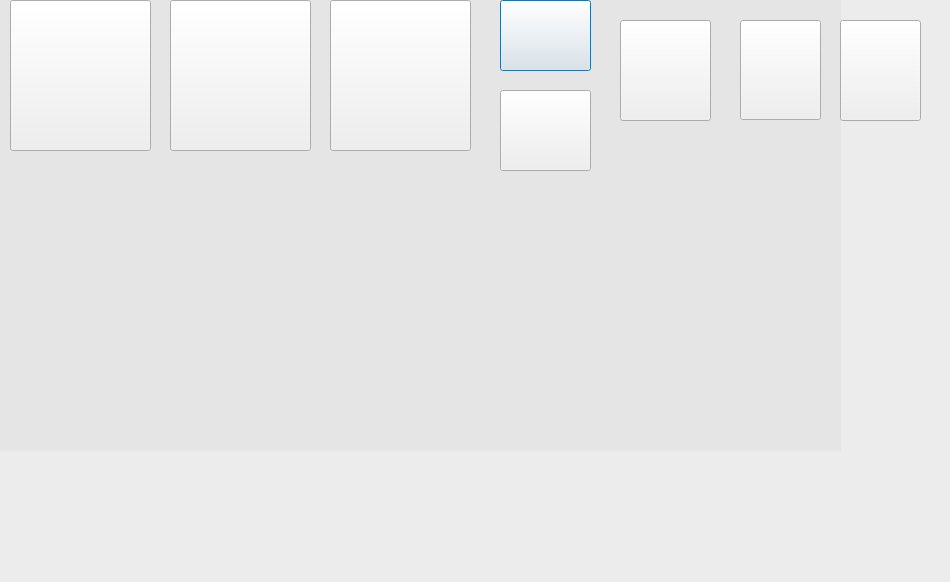
<?xml version="1.0" encoding="UTF-8"?>
<ui version="4.0">
 <class>Zone_de_bataille</class>
 <widget class="QDialog" name="Zone_de_bataille">
  <property name="geometry">
   <rect>
    <x>0</x>
    <y>0</y>
    <width>950</width>
    <height>582</height>
   </rect>
  </property>
  <property name="minimumSize">
   <size>
    <width>950</width>
    <height>582</height>
   </size>
  </property>
  <property name="maximumSize">
   <size>
    <width>950</width>
    <height>3000</height>
   </size>
  </property>
  <property name="windowTitle">
   <string>Dialog</string>
  </property>
  <widget class="QGroupBox" name="Ensemble_bataille">
   <property name="geometry">
    <rect>
     <x>-40</x>
     <y>-30</y>
     <width>1001</width>
     <height>621</height>
    </rect>
   </property>
   <property name="title">
    <string/>
   </property>
   <widget class="QLabel" name="Arene">
    <property name="geometry">
     <rect>
      <x>40</x>
      <y>20</y>
      <width>971</width>
      <height>601</height>
     </rect>
    </property>
    <property name="text">
     <string/>
    </property>
    <property name="pixmap">
     <pixmap>../Images/Arene.png</pixmap>
    </property>
    <property name="scaledContents">
     <bool>true</bool>
    </property>
   </widget>
   <widget class="QLabel" name="Arriere">
    <property name="geometry">
     <rect>
      <x>30</x>
      <y>-50</y>
      <width>851</width>
      <height>531</height>
     </rect>
    </property>
    <property name="styleSheet">
     <string notr="true">background-color: rgb(229, 229, 229);</string>
    </property>
    <property name="text">
     <string/>
    </property>
   </widget>
   <widget class="QLabel" name="Hopital_1">
    <property name="geometry">
     <rect>
      <x>130</x>
      <y>490</y>
      <width>110</width>
      <height>121</height>
     </rect>
    </property>
    <property name="text">
     <string/>
    </property>
    <property name="pixmap">
     <pixmap>../Images/Hopital.webp</pixmap>
    </property>
    <property name="scaledContents">
     <bool>true</bool>
    </property>
   </widget>
   <widget class="QLabel" name="Hopital_2">
    <property name="geometry">
     <rect>
      <x>410</x>
      <y>490</y>
      <width>110</width>
      <height>121</height>
     </rect>
    </property>
    <property name="text">
     <string/>
    </property>
    <property name="pixmap">
     <pixmap>../Images/Hopital.webp</pixmap>
    </property>
    <property name="scaledContents">
     <bool>true</bool>
    </property>
   </widget>
   <widget class="QLabel" name="Hopital_3">
    <property name="geometry">
     <rect>
      <x>680</x>
      <y>490</y>
      <width>110</width>
      <height>121</height>
     </rect>
    </property>
    <property name="text">
     <string/>
    </property>
    <property name="pixmap">
     <pixmap>../Images/Hopital.webp</pixmap>
    </property>
    <property name="scaledContents">
     <bool>true</bool>
    </property>
   </widget>
   <widget class="QLabel" name="Pokemon_KO_1">
    <property name="geometry">
     <rect>
      <x>250</x>
      <y>480</y>
      <width>131</width>
      <height>121</height>
     </rect>
    </property>
    <property name="text">
     <string/>
    </property>
    <property name="scaledContents">
     <bool>true</bool>
    </property>
   </widget>
   <widget class="QLabel" name="Pokemon_KO_2">
    <property name="geometry">
     <rect>
      <x>530</x>
      <y>480</y>
      <width>131</width>
      <height>121</height>
     </rect>
    </property>
    <property name="text">
     <string/>
    </property>
    <property name="scaledContents">
     <bool>true</bool>
    </property>
   </widget>
   <widget class="QLabel" name="Pokemon_KO_3">
    <property name="geometry">
     <rect>
      <x>800</x>
      <y>480</y>
      <width>131</width>
      <height>121</height>
     </rect>
    </property>
    <property name="text">
     <string/>
    </property>
    <property name="scaledContents">
     <bool>true</bool>
    </property>
   </widget>
   <widget class="QLabel" name="Pokemon_attaquant">
    <property name="geometry">
     <rect>
      <x>270</x>
      <y>270</y>
      <width>131</width>
      <height>161</height>
     </rect>
    </property>
    <property name="text">
     <string/>
    </property>
    <property name="scaledContents">
     <bool>true</bool>
    </property>
   </widget>
   <widget class="QLabel" name="Adversaire">
    <property name="geometry">
     <rect>
      <x>660</x>
      <y>270</y>
      <width>141</width>
      <height>161</height>
     </rect>
    </property>
    <property name="text">
     <string/>
    </property>
    <property name="scaledContents">
     <bool>true</bool>
    </property>
   </widget>
   <widget class="QLabel" name="Joueur">
    <property name="geometry">
     <rect>
      <x>10</x>
      <y>240</y>
      <width>251</width>
      <height>221</height>
     </rect>
    </property>
    <property name="text">
     <string/>
    </property>
    <property name="scaledContents">
     <bool>true</bool>
    </property>
   </widget>
   <widget class="QPushButton" name="Echange">
    <property name="geometry">
     <rect>
      <x>540</x>
      <y>30</y>
      <width>91</width>
      <height>71</height>
     </rect>
    </property>
    <property name="styleSheet">
     <string notr="true">background-color: &quot;transparent&quot;;</string>
    </property>
    <property name="text">
     <string/>
    </property>
    <property name="icon">
     <iconset>
      <normaloff>../Images/Echange.png</normaloff>../Images/Echange.png</iconset>
    </property>
    <property name="iconSize">
     <size>
      <width>100</width>
      <height>90</height>
     </size>
    </property>
   </widget>
   <widget class="QPushButton" name="Neutre">
    <property name="enabled">
     <bool>true</bool>
    </property>
    <property name="geometry">
     <rect>
      <x>660</x>
      <y>50</y>
      <width>91</width>
      <height>101</height>
     </rect>
    </property>
    <property name="text">
     <string/>
    </property>
    <property name="icon">
     <iconset>
      <normaloff>../Images/Neutre.webp</normaloff>../Images/Neutre.webp</iconset>
    </property>
    <property name="iconSize">
     <size>
      <width>70</width>
      <height>70</height>
     </size>
    </property>
   </widget>
   <widget class="QPushButton" name="Fuir">
    <property name="geometry">
     <rect>
      <x>540</x>
      <y>120</y>
      <width>91</width>
      <height>81</height>
     </rect>
    </property>
    <property name="styleSheet">
     <string notr="true">background-color: &quot;transparent&quot;;</string>
    </property>
    <property name="text">
     <string/>
    </property>
    <property name="icon">
     <iconset>
      <normaloff>../Images/Exit.png</normaloff>../Images/Exit.png</iconset>
    </property>
    <property name="iconSize">
     <size>
      <width>100</width>
      <height>90</height>
     </size>
    </property>
   </widget>
   <widget class="QPushButton" name="Type1">
    <property name="geometry">
     <rect>
      <x>780</x>
      <y>50</y>
      <width>81</width>
      <height>100</height>
     </rect>
    </property>
    <property name="minimumSize">
     <size>
      <width>0</width>
      <height>0</height>
     </size>
    </property>
    <property name="text">
     <string/>
    </property>
    <property name="iconSize">
     <size>
      <width>150</width>
      <height>100</height>
     </size>
    </property>
   </widget>
   <widget class="QPushButton" name="Type2">
    <property name="geometry">
     <rect>
      <x>880</x>
      <y>50</y>
      <width>81</width>
      <height>101</height>
     </rect>
    </property>
    <property name="text">
     <string/>
    </property>
    <property name="iconSize">
     <size>
      <width>150</width>
      <height>100</height>
     </size>
    </property>
   </widget>
   <widget class="QLabel" name="PV_adversaire">
    <property name="geometry">
     <rect>
      <x>680</x>
      <y>240</y>
      <width>101</width>
      <height>31</height>
     </rect>
    </property>
    <property name="font">
     <font>
      <family>Rockwell Extra Bold</family>
      <pointsize>14</pointsize>
      <weight>75</weight>
      <bold>true</bold>
     </font>
    </property>
    <property name="text">
     <string/>
    </property>
    <property name="alignment">
     <set>Qt::AlignCenter</set>
    </property>
   </widget>
   <widget class="QLabel" name="PV_attaquant">
    <property name="geometry">
     <rect>
      <x>280</x>
      <y>240</y>
      <width>101</width>
      <height>31</height>
     </rect>
    </property>
    <property name="font">
     <font>
      <family>Rockwell Extra Bold</family>
      <pointsize>14</pointsize>
      <weight>75</weight>
      <bold>true</bold>
     </font>
    </property>
    <property name="text">
     <string/>
    </property>
    <property name="alignment">
     <set>Qt::AlignCenter</set>
    </property>
   </widget>
   <widget class="QPushButton" name="Pokemon_1">
    <property name="geometry">
     <rect>
      <x>50</x>
      <y>30</y>
      <width>141</width>
      <height>151</height>
     </rect>
    </property>
    <property name="styleSheet">
     <string notr="true">background-color: &quot;transparent&quot;;</string>
    </property>
    <property name="text">
     <string/>
    </property>
    <property name="iconSize">
     <size>
      <width>150</width>
      <height>140</height>
     </size>
    </property>
   </widget>
   <widget class="QPushButton" name="Pokemon_2">
    <property name="geometry">
     <rect>
      <x>210</x>
      <y>30</y>
      <width>141</width>
      <height>151</height>
     </rect>
    </property>
    <property name="styleSheet">
     <string notr="true">background-color: &quot;transparent&quot;;</string>
    </property>
    <property name="text">
     <string/>
    </property>
    <property name="iconSize">
     <size>
      <width>150</width>
      <height>140</height>
     </size>
    </property>
   </widget>
   <widget class="QPushButton" name="Pokemon_3">
    <property name="enabled">
     <bool>true</bool>
    </property>
    <property name="geometry">
     <rect>
      <x>370</x>
      <y>30</y>
      <width>141</width>
      <height>151</height>
     </rect>
    </property>
    <property name="styleSheet">
     <string notr="true">background-color: &quot;transparent&quot;;</string>
    </property>
    <property name="text">
     <string/>
    </property>
    <property name="icon">
     <iconset>
      <normaloff>../Images/Pokemon_images/Cloyster.png</normaloff>../Images/Pokemon_images/Cloyster.png</iconset>
    </property>
    <property name="iconSize">
     <size>
      <width>150</width>
      <height>140</height>
     </size>
    </property>
   </widget>
   <zorder>Arriere</zorder>
   <zorder>Arene</zorder>
   <zorder>Hopital_1</zorder>
   <zorder>Hopital_2</zorder>
   <zorder>Hopital_3</zorder>
   <zorder>Pokemon_KO_1</zorder>
   <zorder>Pokemon_KO_2</zorder>
   <zorder>Pokemon_KO_3</zorder>
   <zorder>Pokemon_attaquant</zorder>
   <zorder>Adversaire</zorder>
   <zorder>Joueur</zorder>
   <zorder>Echange</zorder>
   <zorder>Neutre</zorder>
   <zorder>Fuir</zorder>
   <zorder>Type1</zorder>
   <zorder>Type2</zorder>
   <zorder>PV_adversaire</zorder>
   <zorder>PV_attaquant</zorder>
   <zorder>Pokemon_1</zorder>
   <zorder>Pokemon_2</zorder>
   <zorder>Pokemon_3</zorder>
  </widget>
 </widget>
 <resources/>
 <connections/>
</ui>
